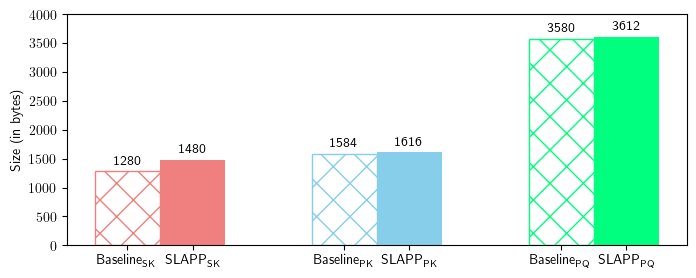

Reproduce this figure in Python.
import matplotlib.pyplot as plt

params = {'text.usetex': True, 
          'text.latex.preamble': [r'\usepackage{cmbright}', r'\usepackage{amsmath}']}
plt.rcParams.update(params)

# Data
runtime_acron = {
    "HMAC": 1480,
    "ED25519": 1524,
    "ECC": 1616,
    "Sphincs": 3612
}

runtime_baseline = {
    "HMAC": 1280,
    "ED25519": 1484,
    "ECC": 1584,
    "Sphincs": 3580
}

# Extracting labels and values
labels = list(runtime_acron.keys())
acron_values = list(runtime_acron.values())
baseline_values = list(runtime_baseline.values())

# Plotting
x = range(len(labels))
width = 0.3

labels = [r'\ensuremath{\sf{Baseline_{SK}}}', r'\ensuremath{\sf{SLAPP_{SK}}}', r'\ensuremath{\sf{Baseline_{PK}}}', r'\ensuremath{\sf{SLAPP_{PK}}}', r'\ensuremath{\sf{Baseline_{PQ}}}', r'\ensuremath{\sf{SLAPP_{PQ}}}']

fig, ax = plt.subplots(figsize=(8, 3))
#rects1 = ax.bar(x, baseline_values, width, label='Baseline')
x = [0]
rects1 = ax.bar([0], runtime_baseline["HMAC"], width, label=labels[0], edgecolor='lightcoral', hatch='x', color='white')
rects2 = ax.bar([i + width for i in x], runtime_acron["HMAC"], width, label=labels[1], color='lightcoral')

x = [1]
rects3 = ax.bar(x, runtime_baseline["ECC"], width, label=labels[2], color='white', edgecolor='skyblue', hatch='x')
rects4 = ax.bar([i + width for i in x], runtime_acron["ECC"], width, label=labels[3], color='skyblue')

x = [2]
rects5 = ax.bar(x, runtime_baseline["Sphincs"], width, label=labels[4], color='white', edgecolor='springgreen', hatch='x')
rects6 = ax.bar([i + width for i in x], runtime_acron["Sphincs"], width, label=labels[5], color='springgreen')

# Adding labels, title, and legend
ax.set_ylabel('Size (in bytes)')
#ax.set_title('Stack Utilization')
#ax.set_xticks([i + width / 2 for i in x])
x = [0,0.3,1,1.3,2,2.3]
ax.set_xticks([i for i in x], labels)
#ax.set_xticklabels(labels)
#ax.legend()
#ax.legend(loc='upper center', bbox_to_anchor=(0.5, -0.1), fancybox=True, shadow=True, ncol=2)



# Adding values on top of the bars
def autolabel(rects):
    for rect in rects:
        height = rect.get_height()
        ax.annotate('{}'.format(height),
                    xy=(rect.get_x() + rect.get_width() / 2, height),
                    xytext=(0, 3),  
                    textcoords="offset points",
                    ha='center', va='bottom')

autolabel(rects1)
autolabel(rects2)
autolabel(rects3)
autolabel(rects4)
autolabel(rects5)
autolabel(rects6)

ax.set_ylim(0, 4000) 

#plt.show()
plt.savefig('stack.png', bbox_inches='tight')

